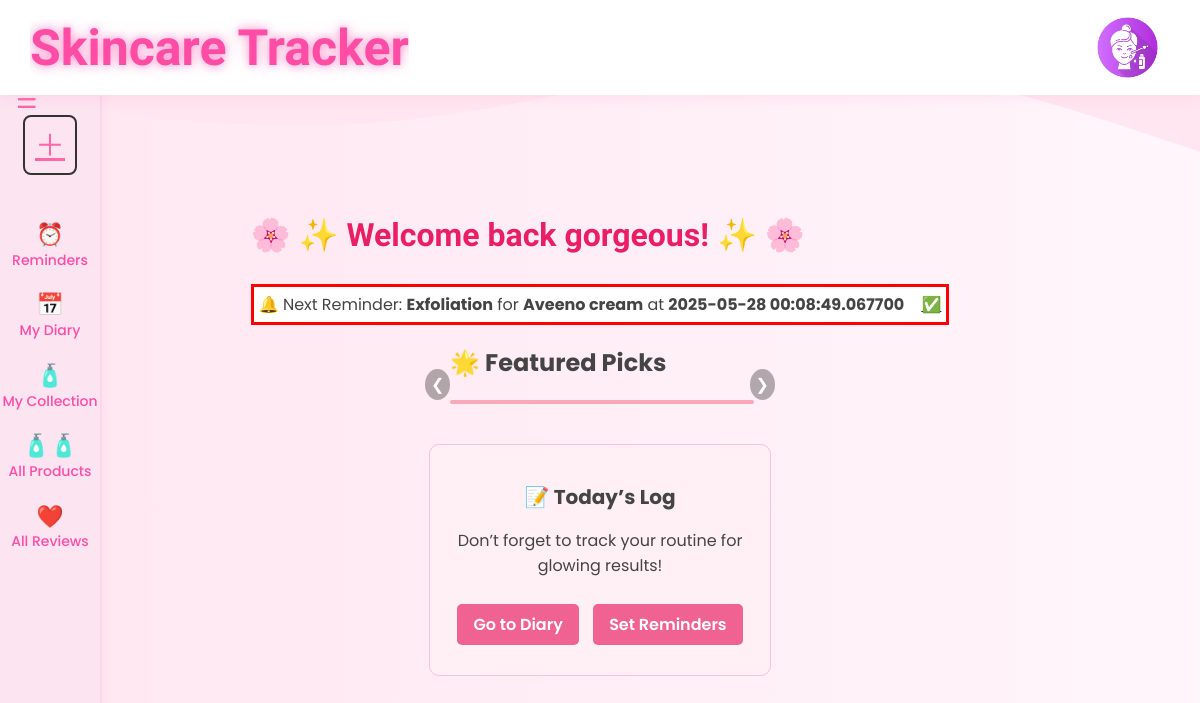
The page /homepage (signed in) on the database as committed earlier.
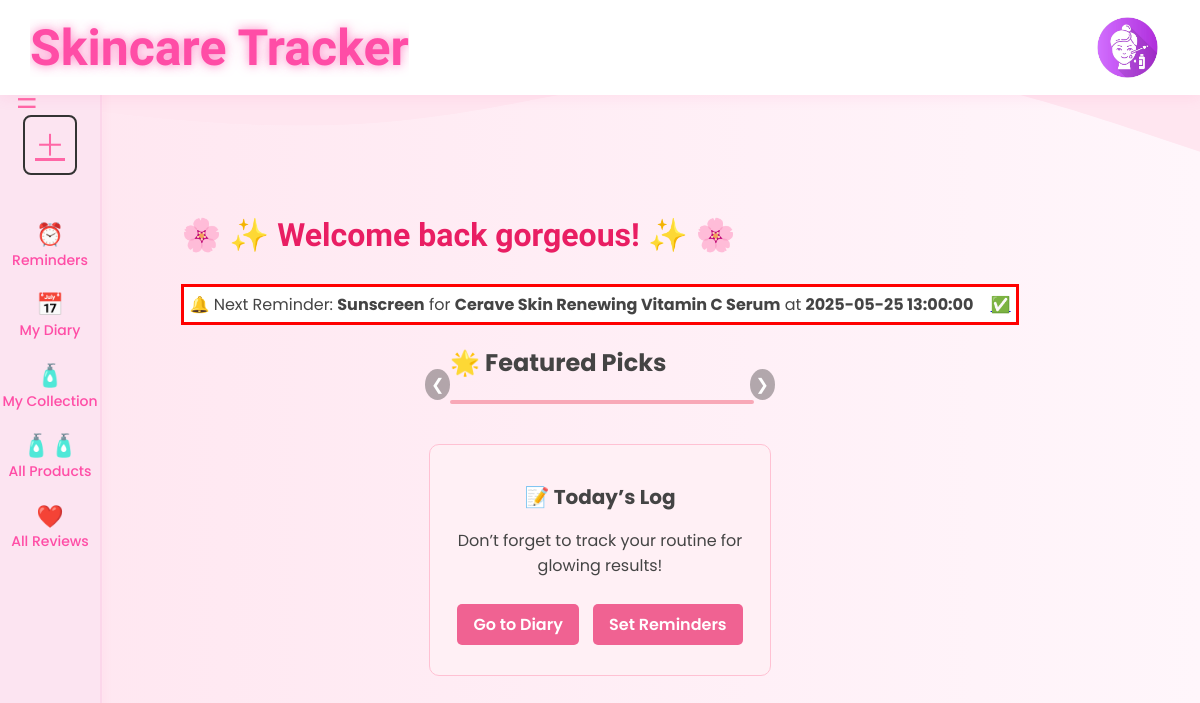
The same page on the database as committed later.
### tables this page shows
CREATE TABLE Reminders (
    reminder_id INTEGER PRIMARY KEY AUTOINCREMENT,
    reminder_type TEXT,
    alarm_date DATETIME,
    recurrence FLOAT,  
    reminder_note TEXT,  
    user_id INTEGER NOT NULL,
    product_id INTEGER,
    FOREIGN KEY (user_id) REFERENCES Users(user_id),
    FOREIGN KEY (product_id) REFERENCES Products(product_id)
);

CREATE TABLE Products (
    product_id INTEGER PRIMARY KEY AUTOINCREMENT,
    product_name TEXT NOT NULL,
    type TEXT,
    amazon_link TEXT,
    directions TEXT,
    shelflife INTEGER,
    ingredients TEXT,
    product_pic TEXT, 
    user_id INTEGER REFERENCES Users(user_id)
);

### routes/home_routes.py (the view)
@home_bp.route("/")
@home_bp.route("/home")
@home_bp.route("/homepage")
def view_home():
    if "user_id" not in session:
        return redirect(url_for("user.login_user"))
    upcoming = get_next_upcoming_reminder()
    return render_template("homepage.html", upcoming=upcoming)

### app.py (called while the page is built)
def get_db_connection():
    conn = sqlite3.connect(st_db)
    conn.row_factory = sqlite3.Row
    return conn

### routes/home_routes.py (called while the page is built)
def get_next_upcoming_reminder():
    user_id = session.get("user_id", 1)
    db = __import__("app").app.get_db_connection()
    now = datetime.now().isoformat()
    upcoming = db.execute(
        """
        SELECT R.*, P.product_name FROM Reminders R
        LEFT JOIN Products P ON R.product_id = P.product_id
        WHERE R.user_id = ? AND R.alarm_date >= ?
        ORDER BY R.alarm_date ASC
        LIMIT 1
        """,
        (
            user_id,
            now,
        ),
    ).fetchone()
    db.close()
    return upcoming

### templates/homepage.html (shortened to what this page needs)
{% extends "base.html" %}
{% block content %}
<button class="sidebar-toggle-btn" onclick="toggleSidebar()">☰</button>
<div class="homepage-wrapper">
    <div class="sidebar" id="sidebar">
        <a href="/add_product" class="sidebar-btn add-btn">＋</a>
        <nav class="sidebar-nav">
            <a class="sidebar-link" href="/reminder"><span class="icon">⏰</span><br>Reminders</a>
            <a class="sidebar-link" href="/diary"><span class="icon">📅</span><br>My Diary</a>
            <a class="sidebar-link" href="{{ url_for('collection.my_collection') }}"><span class="icon">🧴</span><br>My Collection</a>
            <a class="sidebar-link" href="{{ url_for('product.view_all_product') }}"><span class="icon">🧴🧴</span><br>All Products</a>
            <a class="sidebar-link" href="/review/all_reviews"><span class="icon">❤️</span><br>All Reviews</a>
        </nav>
    </div>
    <div class="homepage-content">
        <h1 class="welcome-msg"> 🌸 ✨ Welcome back gorgeous! ✨ 🌸 </h1>
         <div onclick="window.location.href = '/reminder';">
            {% include '/upcoming.html' %}
         </div>
        <div class="carousel-container">
            <h2 class="section-title">🌟 Featured Picks</h2>
            <div class="carousel" id="carousel">
            </div>
            <button class="carousel-prev" onclick="prevSlide()">&#10094;</button>
            <button class="carousel-next" onclick="nextSlide()">&#10095;</button>
        </div>
        <div class="daily-log-card">
            <h2>📝 Today’s Log</h2>
            <p>Don’t forget to track your routine for glowing results!</p>
            <a href="/diary" class="log-btn">Go to Diary</a>
            <a href="/reminder/add" class="log-btn">Set Reminders</a>
        </div>
    </div>
</div>
{% endblock %}

### templates/reminder/upcoming.html (shortened to what this page needs)
<div class="upcoming">
    {% if upcoming %}
    <div>
        🔔 Next Reminder:
        <strong>{{ upcoming.reminder_type }}</strong>
        {% if upcoming.product_name %} for <strong>{{ upcoming.product_name }}</strong>{% endif %}
        at
        <strong>{{ upcoming.alarm_date }}</strong>
        <a href="reminder/update/{{ upcoming.reminder_id }}" title="Click on the check if you have completed this reminder">✅</a>
    </div>
    {% else %}
        No upcoming reminders loaded
    {% endif %}
</div>

Rows that differ between the two databases and show on the page:
no longer on this page (row edited): Reminders: reminder_type "Exfoliation", alarm_date "2025-05-28 00:08:49.067700"
no longer on this page (row edited): Products: product_name "Aveeno cream"
now on this page (row edited): Reminders: reminder_type "Sunscreen", alarm_date "2025-05-25 13:00:00"
now on this page (row edited): Products: product_name "Cerave Skin Renewing Vitamin C Serum"
